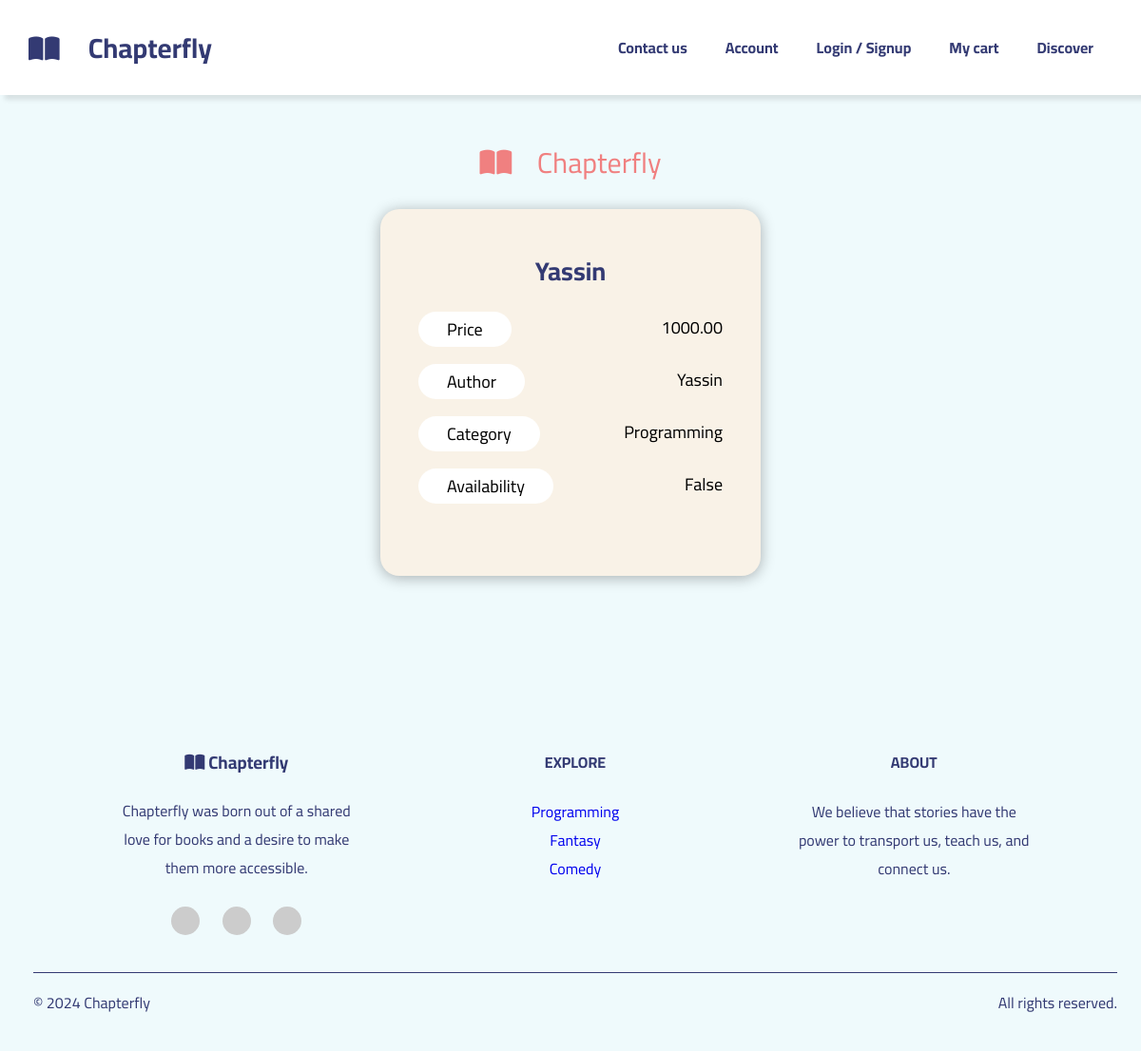
Page /view/details/24/ on the committed database.
### project_app/models.py (models this page shows, shortened)
class Book(models.Model):
    status_book = [
        ('available', 'available'),
        ('borrowed', 'borrowed'),
        ('sold', 'sold')
    ]
    name = models.CharField(max_length=100, verbose_name='Book Name')
    price = models.DecimalField(max_digits=6, decimal_places=2, verbose_name='Price')
    descritption = models.TextField(verbose_name='Description')
    id = models.IntegerField(verbose_name='Book ID', primary_key=True)
    author = models.CharField(max_length=100)
    category = models.ForeignKey(Category, on_delete=models.PROTECT)
    img = models.ImageField(upload_to='photos/%y/%m/%d', null=True, blank=True)
    available = models.BooleanField(default=True)
    status = models.CharField(max_length=50, choices=status_book)

class Category(models.Model):
    name = models.CharField(max_length=50)
    def __str__(self):
        return self.name

### project_app/views.py (the view)
# urls.py: path('details/<str:id>/', views.details, name='details'),
def details(request, id):
    bookID = Book.objects.get(id=id)
    context = {
        'book': bookID
    }
    return render(request, 'pages/details.html', context)

### templates/pages/details.html (shortened to what this page needs)
{% extends 'base.html' %}
{% load static %}
{% block content %}
    <link rel="stylesheet" href="{% static 'styles/details.css' %}" />
    <div class="book">
      <div class="logo"><i class="fa-solid fa-book-open icon"></i> Chapterfly</a></div>
      <h2><span id="name">{{book.name}}</span></h2>
      <p><span class="label">Price</span><span id="price">{{book.price}}</span></p>
      <p><span class="label">Author</span><span id="author">{{book.author}}</span></p>
      <p><span class="label">Category</span><span id="category">{{book.category}}</span></p>
      <p><span class="label">Availability</span><span id="available">{{book.available}}</span></p>
    </div>
{% endblock content %}

### project/static/styles/mainStyle.css (style rules this page uses)
:root { --main-transition-duration: 0.3s; --primary: #333a73; --secondary: #378ce7; --accent1: #67c6e3; --accent2: #f9f2e7; --accent3: #f08080; --bgcolor: #effafc; --main-box-shadow: 0 2px 15px rgba(0, 0, 0, 0.3); }
* { box-sizing: border-box; }
html { scroll-behavior: smooth; }
body { font-family: "Cairo", sans-serif; margin: 0; padding: 0; }

### project/static/styles/details.css (style rules this page uses)
* { box-sizing: border-box; font-family: "Cairo", sans-serif; }
:root { --main-transition-duration: 0.3s; --primary: #333a73; --secondary: #378ce7; --accent1: #67c6e3; --accent2: #f9f2e7; --accent3: #f08080; --bgcolor: #effafc; --main-box-shadow: 0 2px 15px rgba(0, 0, 0, 0.3); }
body { margin: 0; padding: 0; background-color: var(--bgcolor); }
.book { width: 100%; max-width: 400px; margin: 120px auto; font-size: 18px; padding: 40px; text-align: center; background-color: var(--accent2); border-radius: 20px; box-shadow: var(--main-box-shadow); position: relative; }
.book .logo { position: absolute; top: -20%; transform: translateX(50%); color: var(--accent3); right: 50%; font-size: 30px; }
.book .logo i { margin-right: 20px; }
.book h2 { color: var(--primary); font-family: 'Segoe UI', Tahoma, Geneva, Verdana, sans-serif; margin: 0; }
.book p { display: flex; justify-content: space-between; }
.book p .label { background-color: white; border-radius: 30px; padding: 2px 30px; }

### rows in the picture
Book: name "Yassin", price "1000.00", author "Yassin", category "Programming", available "False"
